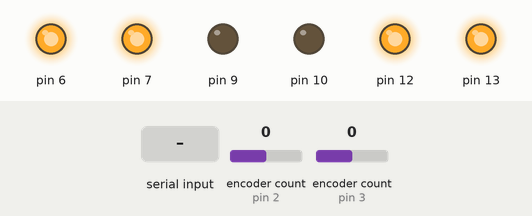
A sketch run on a simulated Arduino Uno, built with avr-gcc and run on an emulated ATmega328P. Shown: output pins drawn as LEDs (lit = HIGH). Inputs (shaded band) come from the test bench; at power-on: encoder count (sensors on pin 2, pin 3) 0.

Above: at 1.2 s.
1.3 s: "G90\n" received over Serial
At 2.3 s:
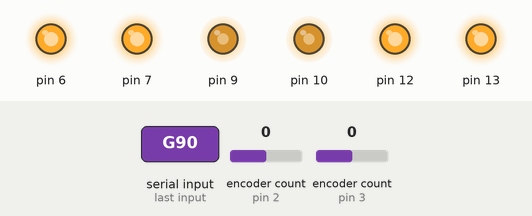
Timing chart, 0 to 4.3 s (numbered marks = the images above; inputs shaded):
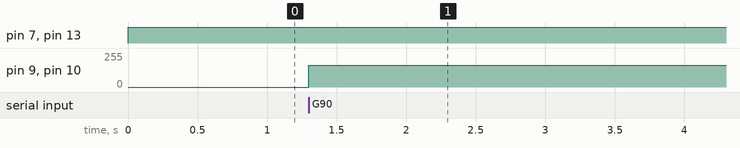

Measured:
- after the input at 1.3 s, pin 9, pin 10: 0/255 → 162/255 at once

The sketch:

MotorRotatePID.ino
```cpp
#include <math.h>

// For encoders
#include <Encoder.h>
Encoder encL(3,5);
Encoder encR(2,4);
long encoderL=0;
long encoderR=0;

// For Motor Control
#include "MotorLib.h"
MotorLib motorL(6, 7, 9);
MotorLib motorR(12, 13, 10);
// Struct to hold motor parameters
struct motorParams {
  double kp;
  double ki;
  double kd;
};
motorParams motorPID;
//motorParams motorPIDR;

// For PID for motors
#include <PID_v1_my.h>
double currentH;
double pwm;
double setpoint;
PID pid(&currentH, &pwm, &setpoint, 1,0,0, DIRECT);
//PID pidR(&spd2, &pwm2, &vel2, 1,0,0, DIRECT);
boolean pidActive= false;

// For incoming Serial String
String inputString = "";         // a string to hold incoming data
boolean stringComplete = false;  // whether the string is complete

unsigned long previousMillis = 0;
const long interval = 10;

boolean right = false;
boolean left = false;

void setup() {
  Serial.begin(115200);
  inputString.reserve(100);

  encL.write(0);
  encR.write(0);
  motorL.setDir(FORWARD);
  motorR.setDir(FORWARD);

  // initalizing PID
  pid.SetMode(AUTOMATIC);       // PID CONTROL OFF
 // pidR.SetMode(MANUAL);
 // pid.SetTunings(motorPIDL.kp, motorPIDL.ki, motorPIDL.kd);

  pid.SetTunings(1.8,0,0);

 // pidR.SetTunings(motorPIDR.kp, motorPIDR.ki, motorPIDR.kd);
  pid.SetSampleTime(interval);      // Sample time for PID
 // pidR.SetSampleTime(interval);
  pid.SetOutputLimits(0,255);  // min/max PWM
 // pidR.SetOutputLimits(0,255);

 setpoint = 90;

 //delay(3000);
}

void loop() {

  if (stringComplete) {
    interpretSerialData();
    stringComplete = false;
    inputString = "";
  }

  pid.Compute();
  /*
  Serial.print(currentH);
  Serial.print(",");
  Serial.print(pid.GetError());
  Serial.print(",");
  Serial.println(pwm);
*/

  if(pidActive){
    if(pid.GetError()<0){
        pid.SetControllerDirection(REVERSE);
        if(right){
            motorL.setDir(BACKWARD);
            motorR.setDir(FORWARD);
          }
          else if (left){
            motorL.setDir(FORWARD);
            motorR.setDir(BACKWARD);
          }
    }
    else if (pid.GetError()>=0){
        pid.SetControllerDirection(DIRECT);
        if(right){
            motorL.setDir(FORWARD);
            motorR.setDir(BACKWARD);
          }
          else if (left){
            motorL.setDir(BACKWARD);
            motorR.setDir(FORWARD);
          }
      }
    motorL.setPWM(pwm);
    motorR.setPWM(pwm);
  }
  else {
    motorL.setDir(BRAKE);
    motorR.setDir(BRAKE);
    motorL.setPWM(0);
    motorR.setPWM(0);
  }
}

void interpretSerialData(void){
    int c1=1, c2=1;
    int val1=0, val2=0;

    if(inputString[0]  == 'H'){
      c1 = inputString.indexOf(',')+1;
      c2 = inputString.indexOf(',',c1);
      float headingAngle = inputString.substring(c1,c2).toFloat();
      c1 = c2+1;
      currentH = inputString.substring(c1).toFloat();
    }
    else if (inputString[0]  == 'P'){
      float p,i,d;
        c1 = inputString.indexOf(',')+1;
        c2 = inputString.indexOf(',',c1);
        p = inputString.substring(c1,c2).toFloat();
        c1 = c2+1;
        c2 = inputString.indexOf(',',c1);
        i = inputString.substring(c1,c2).toFloat();
        c1 = c2+1;
        c2 = inputString.indexOf(',',c1);
        d = inputString.substring(c1,c2).toFloat();
        c1 = c2+1;
        val1 = inputString.substring(c1).toInt();

        if(val1==3) {
          motorPID.kp = p;
          motorPID.ki = i;
          motorPID.kd = d;
          pid.SetTunings(motorPID.kp, motorPID.ki, motorPID.kd);

          pidActive = false;
        }

    }
    //For rotation
    else if (inputString[0]  == 'G'){
      if(inputString[2]  == 'R'){
        right = true;
        left = false;
        motorL.setDir(FORWARD);
        motorR.setDir(BACKWARD);
      }else if (inputString[2]  == 'L'){
        right = false;
        left = true;
        motorL.setDir(BACKWARD);
        motorR.setDir(FORWARD);
      }
      pidActive = true;
    }

}

void serialEvent() {
  while (Serial.available()) {
    // get the new byte:
    char inChar = (char)Serial.read();
    // add it to the inputString:
    inputString += inChar;
    // if the incoming character is a newline, set a flag
    // so the main loop can do something about it:
    if (inChar == '\n') {
      stringComplete = true;
    }
  }
}
```

MotorLib.cpp
```cpp
#include "MotorLib.h"


MotorLib::MotorLib(uint8_t ch1_pin, uint8_t ch2_pin, uint8_t pwm_pin) {
  _ch1_pin = ch1_pin;
  _ch2_pin = ch2_pin;
  _pwm_pin = pwm_pin;
  pinMode(ch1_pin, OUTPUT);
  pinMode(ch2_pin, OUTPUT);
  pinMode(pwm_pin, OUTPUT);
  setDir(FORWARD);
}

void MotorLib::setPWM(uint8_t pwm) {
  _pwm = pwm;
  if (_pwm>=0)analogWrite(_pwm_pin,_pwm);
  else analogWrite(_pwm_pin,0);
}

unsigned int MotorLib::getPWM() {
  return(_pwm);
}

void MotorLib::setDir(uint8_t dir) {
  if(_dir!=dir){
    _dir = dir;
    switch(_dir){
      case FORWARD:
        digitalWrite(_ch1_pin, HIGH);
        digitalWrite(_ch2_pin, LOW);
        break;
      case BACKWARD:
        digitalWrite(_ch1_pin, LOW);
        digitalWrite(_ch2_pin, HIGH);
        break;
      case BRAKE:
        digitalWrite(_ch1_pin, HIGH);
        digitalWrite(_ch2_pin, HIGH);
        break;
      case RELEASE:
        digitalWrite(_ch1_pin, LOW);
        digitalWrite(_ch2_pin, LOW);
        break;
    }
  }
}

unsigned int MotorLib::getDir() {
  return(_dir);
}
```

MotorLib.h
```cpp
//The original base lib can be found at https://github.com/zaidpirwani/DiffMotorVelocityControl

#ifndef MotorLib_h
#define MotorLib_h

#if defined (ARDUINO) && ARDUINO >= 100
  #include <Arduino.h>
#else
  #include <WProgram.h>
  #include <pins_arduino.h>
#endif

#if defined (__AVR__)
  #include <avr/io.h>
#endif

#define FORWARD   1
#define BACKWARD  2
#define BRAKE     3
#define RELEASE   4

class MotorLib {
  public:
    MotorLib(uint8_t ch1_pin, uint8_t ch2_pin, uint8_t pwm_pin);
    void setPWM(uint8_t pwm);
    unsigned int getPWM();
    void setDir(uint8_t dir);
    unsigned int getDir();
  private:
    uint8_t _ch1_pin;
    uint8_t _ch2_pin;
    uint8_t _pwm_pin;
    uint8_t _pwm;
    uint8_t _dir;
};

#endif
```
